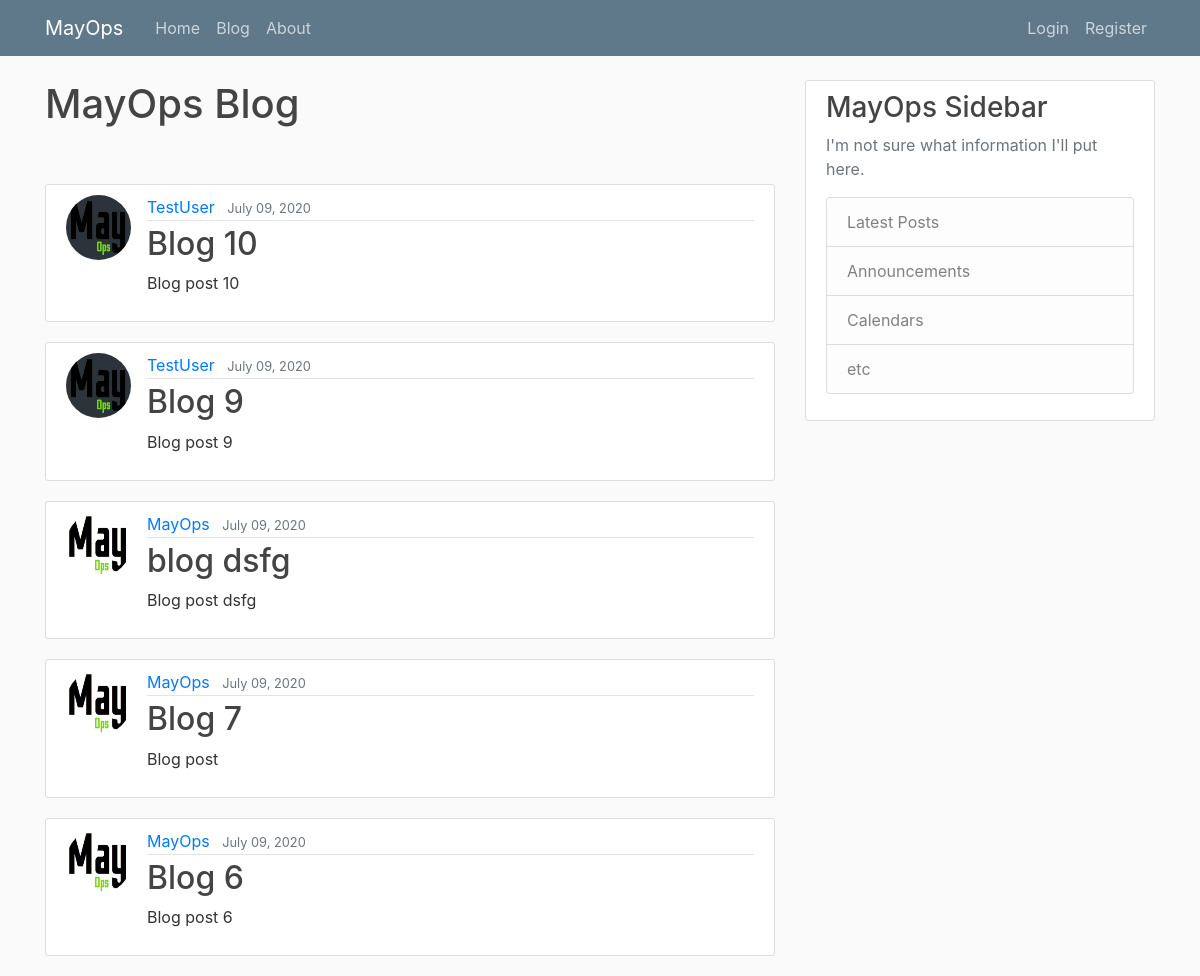
Screenshot of /blog/ with the database file from the repository.
### homepage/models.py (models this page shows, shortened)
class Post(models.Model):
    title = models.CharField(max_length=100)
    content = models.TextField()
    date_posted = models.DateTimeField(default=timezone.now)
    author = models.ForeignKey(User, on_delete=models.CASCADE)

### users/models.py (models this page shows, shortened)
class Profile(models.Model):
    user = models.OneToOneField(User, on_delete=models.CASCADE)
    image = models.ImageField(default='default1.jpg', upload_to='profile_pics')

### homepage/views.py (the view)
# urls.py: path('blog/', PostListView.as_view(), name="MayOps-blog"),
class PostListView(ListView):
    model = Post
    template_name = 'homepage/blog.html'
    context_object_name = 'posts'
    ordering = ["-date_posted"]
    paginate_by = 5

### homepage/templates/homepage/blog.html
{% extends "homepage/base.html" %}
{% block content %}
    <h1>MayOps Blog</h1><br><br>
    {% for post in posts %}
        <article class="media content-section">
          <img class="rounded-circle article-img" src="{{ post.author.profile.image.url }}">
          <div class="media-body">
            <div class="article-metadata">
              <a class="mr-2" href="#">{{ post.author }}</a>
              <small class="text-muted">{{ post.date_posted|date:"F d, Y" }}</small>
            </div>
            <h2><a class="article-title" href="{% url 'post-detail' post.id %}">{{ post.title }}</a></h2>
            <p class="article-content">{{ post.content }}</p>
          </div>
        </article>
    {% endfor %}
{% endblock content %}

### homepage/static/homepage/main.css (style rules this page uses)
body { background: #fafafa; color: #333333; margin-top: 5rem; }
h1, h2, h3, h4, h5, h6 { color: #444444; }
.content-section { background: #ffffff; padding: 10px 20px; border: 1px solid #dddddd; border-radius: 3px; margin-bottom: 20px; }
.article-title { color: #444444; }
.article-content { white-space: pre-line; }
.article-img { height: 65px; width: 65px; margin-right: 16px; }
.article-metadata { padding-bottom: 1px; margin-bottom: 4px; border-bottom: 1px solid #e3e3e3 }

### rows the page displays
Post: author.profile.image (picture), author "TestUser", date_posted "July 09, 2020", title "Blog 10", content "Blog post 10"
Post: author.profile.image (picture), author "TestUser", date_posted "July 09, 2020", title "Blog 9", content "Blog post 9"
Post: author.profile.image (picture), author "MayOps", date_posted "July 09, 2020", title "blog dsfg", content "Blog post dsfg"
Post: author.profile.image (picture), author "MayOps", date_posted "July 09, 2020", title "Blog 7", content "Blog post"
Post: author.profile.image (picture), author "MayOps", date_posted "July 09, 2020", title "Blog 6", content "Blog post 6"
